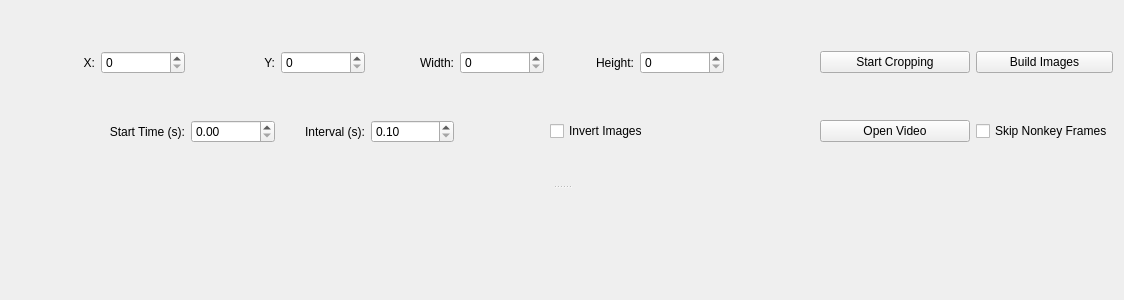
<?xml version="1.0" encoding="UTF-8"?>
<ui version="4.0">
 <class>TabCrop</class>
 <widget class="QWidget" name="TabCrop">
  <property name="geometry">
   <rect>
    <x>0</x>
    <y>0</y>
    <width>1124</width>
    <height>300</height>
   </rect>
  </property>
  <property name="windowTitle">
   <string>Form</string>
  </property>
  <layout class="QVBoxLayout" name="verticalLayout">
   <item>
    <widget class="QSplitter" name="splitter">
     <property name="orientation">
      <enum>Qt::Orientation::Vertical</enum>
     </property>
     <widget class="QWidget" name="widget" native="true">
      <layout class="QGridLayout" name="gridLayout">
       <item row="0" column="2">
        <widget class="QLabel" name="label_2">
         <property name="text">
          <string>Y:</string>
         </property>
         <property name="alignment">
          <set>Qt::AlignmentFlag::AlignRight|Qt::AlignmentFlag::AlignTrailing|Qt::AlignmentFlag::AlignVCenter</set>
         </property>
        </widget>
       </item>
       <item row="0" column="7">
        <widget class="QSpinBox" name="spinBox_height">
         <property name="maximum">
          <number>99999</number>
         </property>
        </widget>
       </item>
       <item row="0" column="11">
        <widget class="QPushButton" name="pushButton_build_images">
         <property name="toolTip">
          <string>&lt;html&gt;&lt;head/&gt;&lt;body&gt;&lt;p&gt;Build `image` files from `capture` files.&lt;/p&gt;&lt;/body&gt;&lt;/html&gt;</string>
         </property>
         <property name="text">
          <string>Build Images</string>
         </property>
        </widget>
       </item>
       <item row="0" column="3">
        <widget class="QSpinBox" name="spinBox_y">
         <property name="maximum">
          <number>99999</number>
         </property>
        </widget>
       </item>
       <item row="0" column="1">
        <widget class="QSpinBox" name="spinBox_x">
         <property name="maximum">
          <number>99999</number>
         </property>
        </widget>
       </item>
       <item row="0" column="4">
        <widget class="QLabel" name="label_3">
         <property name="text">
          <string>Width:</string>
         </property>
         <property name="alignment">
          <set>Qt::AlignmentFlag::AlignRight|Qt::AlignmentFlag::AlignTrailing|Qt::AlignmentFlag::AlignVCenter</set>
         </property>
        </widget>
       </item>
       <item row="1" column="10">
        <widget class="QPushButton" name="pushButton_open_video">
         <property name="toolTip">
          <string>&lt;html&gt;&lt;head/&gt;&lt;body&gt;&lt;p&gt;Open a video for region preview region and cropping.&lt;/p&gt;&lt;/body&gt;&lt;/html&gt;</string>
         </property>
         <property name="text">
          <string>Open Video</string>
         </property>
        </widget>
       </item>
       <item row="0" column="6">
        <widget class="QLabel" name="label_4">
         <property name="text">
          <string>Height:</string>
         </property>
         <property name="alignment">
          <set>Qt::AlignmentFlag::AlignRight|Qt::AlignmentFlag::AlignTrailing|Qt::AlignmentFlag::AlignVCenter</set>
         </property>
        </widget>
       </item>
       <item row="0" column="0">
        <widget class="QLabel" name="label">
         <property name="text">
          <string>X:</string>
         </property>
         <property name="alignment">
          <set>Qt::AlignmentFlag::AlignRight|Qt::AlignmentFlag::AlignTrailing|Qt::AlignmentFlag::AlignVCenter</set>
         </property>
        </widget>
       </item>
       <item row="0" column="10">
        <widget class="QPushButton" name="pushButton_start_cropping">
         <property name="sizePolicy">
          <sizepolicy hsizetype="Minimum" vsizetype="Fixed">
           <horstretch>0</horstretch>
           <verstretch>0</verstretch>
          </sizepolicy>
         </property>
         <property name="minimumSize">
          <size>
           <width>150</width>
           <height>0</height>
          </size>
         </property>
         <property name="toolTip">
          <string>&lt;html&gt;&lt;head/&gt;&lt;body&gt;&lt;p&gt;Start cropping and getting frames from the video. Saving to `capture` files.&lt;/p&gt;&lt;/body&gt;&lt;/html&gt;</string>
         </property>
         <property name="text">
          <string>Start Cropping</string>
         </property>
        </widget>
       </item>
       <item row="1" column="8">
        <widget class="QLabel" name="label_8">
         <property name="text">
          <string/>
         </property>
         <property name="alignment">
          <set>Qt::AlignmentFlag::AlignRight|Qt::AlignmentFlag::AlignTrailing|Qt::AlignmentFlag::AlignVCenter</set>
         </property>
        </widget>
       </item>
       <item row="0" column="5">
        <widget class="QSpinBox" name="spinBox_width">
         <property name="maximum">
          <number>99999</number>
         </property>
        </widget>
       </item>
       <item row="1" column="11">
        <widget class="QCheckBox" name="checkBox_skip_nonkey_frames">
         <property name="toolTip">
          <string>&lt;html&gt;&lt;head/&gt;&lt;body&gt;&lt;p&gt;Add `-skip_frame nokey` argument to ffmpeg cmd. If true, will get less frames with faster speed.&lt;/p&gt;&lt;/body&gt;&lt;/html&gt;</string>
         </property>
         <property name="text">
          <string>Skip Nonkey Frames</string>
         </property>
        </widget>
       </item>
       <item row="1" column="2">
        <widget class="QDoubleSpinBox" name="doubleSpinBox_start_time">
         <property name="toolTip">
          <string>Jump to this time point (in seconds) before capturing frames.</string>
         </property>
        </widget>
       </item>
       <item row="1" column="3">
        <widget class="QLabel" name="label_7">
         <property name="text">
          <string>Interval (s):</string>
         </property>
         <property name="alignment">
          <set>Qt::AlignmentFlag::AlignRight|Qt::AlignmentFlag::AlignTrailing|Qt::AlignmentFlag::AlignVCenter</set>
         </property>
        </widget>
       </item>
       <item row="1" column="4">
        <widget class="QDoubleSpinBox" name="doubleSpinBox_interval">
         <property name="toolTip">
          <string>&lt;html&gt;&lt;head/&gt;&lt;body&gt;&lt;p&gt;The interval time of capturing (in seconds)&lt;/p&gt;&lt;/body&gt;&lt;/html&gt;</string>
         </property>
         <property name="minimum">
          <double>0.100000000000000</double>
         </property>
         <property name="singleStep">
          <double>0.100000000000000</double>
         </property>
        </widget>
       </item>
       <item row="1" column="6" colspan="2">
        <widget class="QCheckBox" name="checkBox_invert_image">
         <property name="toolTip">
          <string>&lt;html&gt;&lt;head/&gt;&lt;body&gt;&lt;p&gt;&lt;span style=&quot; font-family:'quote-cjk-patch','Inter','system-ui','-apple-system','BlinkMacSystemFont','Segoe UI','Roboto','Oxygen','Ubuntu','Cantarell','Open Sans','Helvetica Neue','sans-serif'; font-size:16px; color:#0f1115; background-color:#ffffff;&quot;&gt;Converts image to its complementary colors.&lt;/span&gt;&lt;/p&gt;&lt;/body&gt;&lt;/html&gt;</string>
         </property>
         <property name="text">
          <string>Invert Images</string>
         </property>
        </widget>
       </item>
       <item row="1" column="1">
        <widget class="QLabel" name="label_6">
         <property name="text">
          <string>Start Time (s):</string>
         </property>
         <property name="alignment">
          <set>Qt::AlignmentFlag::AlignRight|Qt::AlignmentFlag::AlignTrailing|Qt::AlignmentFlag::AlignVCenter</set>
         </property>
        </widget>
       </item>
      </layout>
     </widget>
     <widget class="ImageViewer" name="ImageViewer" native="true"/>
    </widget>
   </item>
  </layout>
 </widget>
 <customwidgets>
  <customwidget>
   <class>ImageViewer</class>
   <extends>QWidget</extends>
   <header>..widgets.ImageViewer</header>
   <container>1</container>
  </customwidget>
 </customwidgets>
 <resources/>
 <connections/>
</ui>
